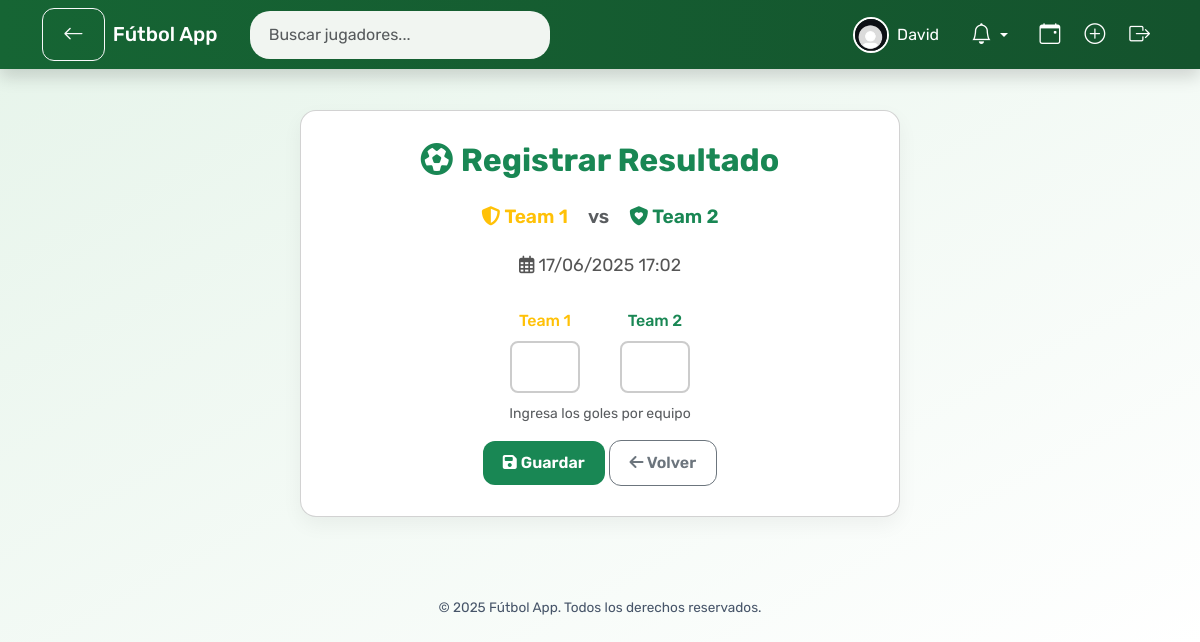
The page /partido/21/registrar_resultado (signed in) on the database its author committed.
### models.py (models this page shows, shortened)
class User(UserMixin, db.Model):
    __tablename__ = 'user'
    id = db.Column(db.Integer, primary_key=True)
    username = db.Column(db.String(100), unique=True, nullable=False)
    password = db.Column(db.String(200), nullable=False)
    foto_perfil = db.Column(db.String(120), default='default.jpg')
    calificaciones_recibidas = db.relationship(
        'Calificacion', foreign_keys='Calificacion.evaluado_id',
        back_populates='evaluado', lazy='dynamic'
    )
    calificaciones_realizadas = db.relationship(
        'Calificacion', foreign_keys='Calificacion.evaluador_id',
        back_populates='evaluador', lazy='dynamic'
    )
    inscripciones = db.relationship('Inscripcion', back_populates='user', lazy='dynamic')
    partidos_creados = db.relationship('Partido', back_populates='organizador', lazy='dynamic')
    amistades_enviadas = db.relationship('Amistad',
                                         foreign_keys='Amistad.usuario_id',
                                         backref='solicitante', lazy='dynamic')
    amistades_recibidas = db.relationship('Amistad',
                                          foreign_keys='Amistad.amigo_id',
                                          backref='receptor', lazy='dynamic')

class Partido(db.Model):
    __tablename__ = 'partido'
    id = db.Column(db.Integer, primary_key=True)
    fecha_hora = db.Column(db.DateTime, nullable=False)
    lugar = db.Column(db.String(200), nullable=False)
    equipo1 = db.Column(db.String(100), nullable=False)
    equipo2 = db.Column(db.String(100), nullable=False)
    max_jugadores = db.Column(db.Integer, nullable=False)
    resultado = db.Column(db.String(100))
    cerrado = db.Column(db.Boolean, default=False)
    solo_por_invitacion = db.Column(db.Boolean, default=False)
    enlace_invitacion = db.Column(db.String(100), unique=True, nullable=True)  # ✅ Link público
    organizador_id = db.Column(db.Integer, db.ForeignKey('user.id'))
    organizador = db.relationship('User', back_populates='partidos_creados')
    inscripciones = db.relationship('Inscripcion', back_populates='partido', cascade="all, delete-orphan")
    calificaciones = db.relationship('Calificacion', backref='partido', lazy='dynamic', cascade="all, delete-orphan")
    def tiempo_limite(self):
        return self.fecha_hora + timedelta(hours=12)
    def esta_expirado(self):
        return datetime.utcnow() > self.tiempo_limite() and not self.cerrado

### app.py (the view, shortened to what this page needs)
@app.route('/partido/<int:partido_id>/registrar_resultado', methods=['GET', 'POST'])
@login_required
def registrar_resultado(partido_id):
    partido = Partido.query.get_or_404(partido_id)
    if current_user.id != partido.organizador_id:
        abort(403)
    if partido.cerrado:
        flash("Este partido ya está cerrado.", "warning")
        return redirect(url_for('detalle_partido', partido_id=partido_id))
    if partido.esta_expirado():
        db.session.delete(partido)
        db.session.commit()
        flash("Tiempo expirado para registrar el resultado. El partido fue eliminado.", "danger")
        return redirect(url_for('index'))
    return render_template('registrar_resultado.html', partido=partido)

### app.py (called while the page is built)
@login_manager.user_loader
def load_user(user_id):
    return User.query.get(int(user_id))

@app.context_processor
def utility_processor():
    def calificacion_jugador_en_partido(jugador, partido_id):
        calificaciones = [c.puntuacion for c in jugador.calificaciones_recibidas if c.partido_id == partido_id]
        if calificaciones:
            return round(sum(calificaciones) / len(calificaciones), 2)
        return None
    return dict(calificacion_jugador_en_partido=calificacion_jugador_en_partido)

@app.context_processor
def inject_notificaciones():
    if current_user.is_authenticated:
        solicitudes = Amistad.query.filter_by(amigo_id=current_user.id, confirmada=False).count()
        invitaciones = Invitacion.query \
            .filter_by(usuario_id=current_user.id) \
            .join(Partido).filter(Partido.cerrado == False).count()
        return {
            'solicitudes_count': solicitudes,
            'invitaciones_count': invitaciones
        }
    return {
        'solicitudes_count': 0,
        'invitaciones_count': 0
    }

### templates/registrar_resultado.html (shortened to what this page needs)
{% extends 'base.html' %}
{% block content %}
<link rel="stylesheet" href="https://cdnjs.cloudflare.com/ajax/libs/font-awesome/6.5.0/css/all.min.css" />
<div class="card">
    <h2 class="card-title"><i class="fas fa-futbol me-2"></i>Registrar Resultado</h2>
    <div class="equipo">
        <span class="equipo-1"><i class="fas fa-shield-alt me-1"></i>{{ partido.equipo1 }}</span>
        <span class="text-muted">vs</span>
        <span class="equipo-2"><i class="fas fa-shield-heart me-1"></i>{{ partido.equipo2 }}</span>
    </div>
    <p class="info-text"><i class="fa-regular fa-calendar-days me-1"></i>{{ partido.fecha_hora.strftime('%d/%m/%Y %H:%M') }}</p>
    <form method="POST">
        <div class="resultado-separado">
            <div class="resultado-box">
                <label for="goles_equipo1" class="form-label equipo-1">{{ partido.equipo1 }}</label>
                <input type="number" name="goles_equipo1" id="goles_equipo1" min="0" class="resultado-input" required>
            </div>
            <div class="resultado-box">
                <label for="goles_equipo2" class="form-label equipo-2">{{ partido.equipo2 }}</label>
                <input type="number" name="goles_equipo2" id="goles_equipo2" min="0" class="resultado-input" required>
            </div>
        </div>
        <div class="text-center">
            <div class="form-text mb-3">Ingresa los goles por equipo</div>
            <button type="submit" class="btn btn-success"><i class="fas fa-save me-1"></i>Guardar</button>
            <a href="{{ url_for('detalle_partido', partido_id=partido.id) }}" class="btn btn-outline-secondary"><i class="fas fa-arrow-left"></i> Volver</a>
        </div>
    </form>
</div>
{% endblock %}

### templates/base.html (shortened to what this page needs)
<!DOCTYPE html>
<html lang="es">
<head>
    <link href="https://cdn.jsdelivr.net/npm/bootstrap@5.3.3/dist/css/bootstrap.min.css" rel="stylesheet">
    <link href="https://cdn.jsdelivr.net/npm/bootstrap-icons@1.11.0/font/bootstrap-icons.css" rel="stylesheet">
    <link href="https://cdn.jsdelivr.net/npm/bootstrap@5.3.0/dist/css/bootstrap.min.css" rel="stylesheet">
    <link href="https://cdnjs.cloudflare.com/ajax/libs/font-awesome/6.4.0/css/all.min.css" rel="stylesheet">
    <link href="https://cdn.jsdelivr.net/npm/bootstrap-icons@1.10.5/font/bootstrap-icons.css" rel="stylesheet">
</head>
<body>
<nav class="navbar navbar-expand-lg fixed-top shadow">
    <div class="container">
        {% if request.endpoint not in ['index', 'inicio'] %}
        <a href="javascript:history.back()" class="btn btn-outline-light me-2" data-bs-toggle="tooltip" title="Volver">
            <i class="bi bi-arrow-left"></i>
        </a>
        {% endif %}
        <a class="navbar-brand" href="{{ url_for('index') if current_user.is_authenticated else url_for('inicio') }}">
             Fútbol App
        </a>
        <div class="collapse navbar-collapse" id="mainNavbar">
            {% if current_user.is_authenticated %}
                <form class="d-flex position-relative me-auto ms-3" style="width: 300px;" onsubmit="return false;">
                    <input id="busqueda-nav" type="search" class="form-control" placeholder="Buscar jugadores..." autocomplete="off">
                </form>
            {% endif %}
            <ul class="navbar-nav ms-auto align-items-center">
                {% if current_user.is_authenticated %}
                    <li class="nav-item me-3 d-flex align-items-center gap-2">
                        <a href="{{ url_for('perfil_usuario', user_id=current_user.id) }}" class="d-flex align-items-center text-decoration-none text-white" data-bs-toggle="tooltip" title="Mi perfil">
                            <img src="{{ url_for('static', filename='profile_pics/' ~ current_user.foto_perfil) }}" alt="Perfil" class="nav-profile-img">
                            <span class="ms-2">{{ current_user.username }}</span>
                        </a>
                    </li>
                    <li class="nav-item dropdown me-2 notification-icon" data-bs-toggle="tooltip" title="Notificaciones">
                        <a class="nav-link dropdown-toggle" href="#" role="button" data-bs-toggle="dropdown">
                            <i class="bi bi-bell"></i>
                        </a>
                    </li>
                    <li class="nav-item" data-bs-toggle="tooltip" title="Eventos">
                        <a class="nav-link" href="{{ url_for('index') }}">
                            <i class="bi bi-calendar-event"></i>
                        </a>
                    </li>
                    <li class="nav-item" data-bs-toggle="tooltip" title="Crear partido">
                        <a class="nav-link" href="{{ url_for('crear_partido') }}">
                            <i class="bi bi-plus-circle"></i>
                        </a>
                    </li>
                    <li class="nav-item" data-bs-toggle="tooltip" title="Cerrar sesión">
                        <a class="nav-link text-warning" href="{{ url_for('logout') }}">
                            <i class="bi bi-box-arrow-right"></i>
                        </a>
                    </li>
                {% endif %}
            </ul>
        </div>
    </div>
</nav>
<main class="container-fluid contenido">
    {% block content %}{% endblock %}
</main>
<footer>
    © {{ current_year or 2025 }} Fútbol App. Todos los derechos reservados.
</footer>
</body>
</html>

### templates/base.html (style rules this page uses)
body { background: linear-gradient(to bottom right, #e6f4ea, #ffffff); font-family: 'Segoe UI', Tahoma, Geneva, Verdana, sans-serif; padding-top: 70px; color: #1e293b; }
.navbar { background: linear-gradient(to right, #166534, #14532d); padding: 0.5rem 1rem; box-shadow: 0 2px 8px rgba(0, 0, 0, 0.08); }
.navbar .navbar-brand, .navbar .nav-link, .navbar .dropdown-toggle { color: #ffffff !important; font-weight: 500; }
.nav-profile-img { width: 36px; height: 36px; object-fit: cover; border-radius: 50%; border: 2px solid white; }
.navbar .bi { font-size: 1.3rem; }
.navbar .nav-item { margin-left: 0.5rem; }
footer { background: transparent; color: #475569; font-size: 0.85rem; padding: 2rem 0; text-align: center; margin-top: 3rem; }
.notification-icon { position: relative; }
form.d-flex input[type="search"] { border-radius: 20px; padding-left: 1.2rem; background-color: #f1f5f1; border: none; }

### templates/registrar_resultado.html (style rules this page uses)
body { font-family: 'Rubik', sans-serif; background-color: #f2f4f7; }
.card { max-width: 600px; margin: 40px auto; padding: 30px; border-radius: 16px; background-color: white; box-shadow: 0 8px 20px rgba(0, 0, 0, 0.05); }
.card-title { font-weight: 700; color: #198754; text-align: center; margin-bottom: 1.5rem; }
.form-label { font-weight: 500; }
.form-control { border-radius: 12px; padding: 12px; }
.btn { border-radius: 12px; font-weight: 600; padding: 10px 20px; }
.btn-success { background-color: #198754; border: none; }
.info-text { text-align: center; font-size: 1.1rem; margin-bottom: 10px; color: #555; }
.equipo { display: flex; justify-content: center; align-items: center; gap: 20px; margin-bottom: 20px; }
.equipo span { font-weight: 600; font-size: 1.2rem; }
.equipo-1 { color: #ffc107; }
.equipo-2 { color: #198754; }
.resultado-separado { display: flex; justify-content: center; align-items: center; gap: 40px; margin-top: 20px; margin-bottom: 10px; }
.resultado-box { display: flex; flex-direction: column; align-items: center; }
.resultado-input { font-size: 1.5rem; width: 70px; text-align: center; border-radius: 8px; border: 2px solid #ccc; padding: 6px; transition: border-color 0.3s; }

### rows shown on the page
User: foto_perfil (placeholder picture), username "David"
Partido: equipo1 "Team 1", equipo2 "Team 2", fecha_hora "17/06/2025 17:02"

### other values the page prints
{{ current_year or 2025 }} "2025"
